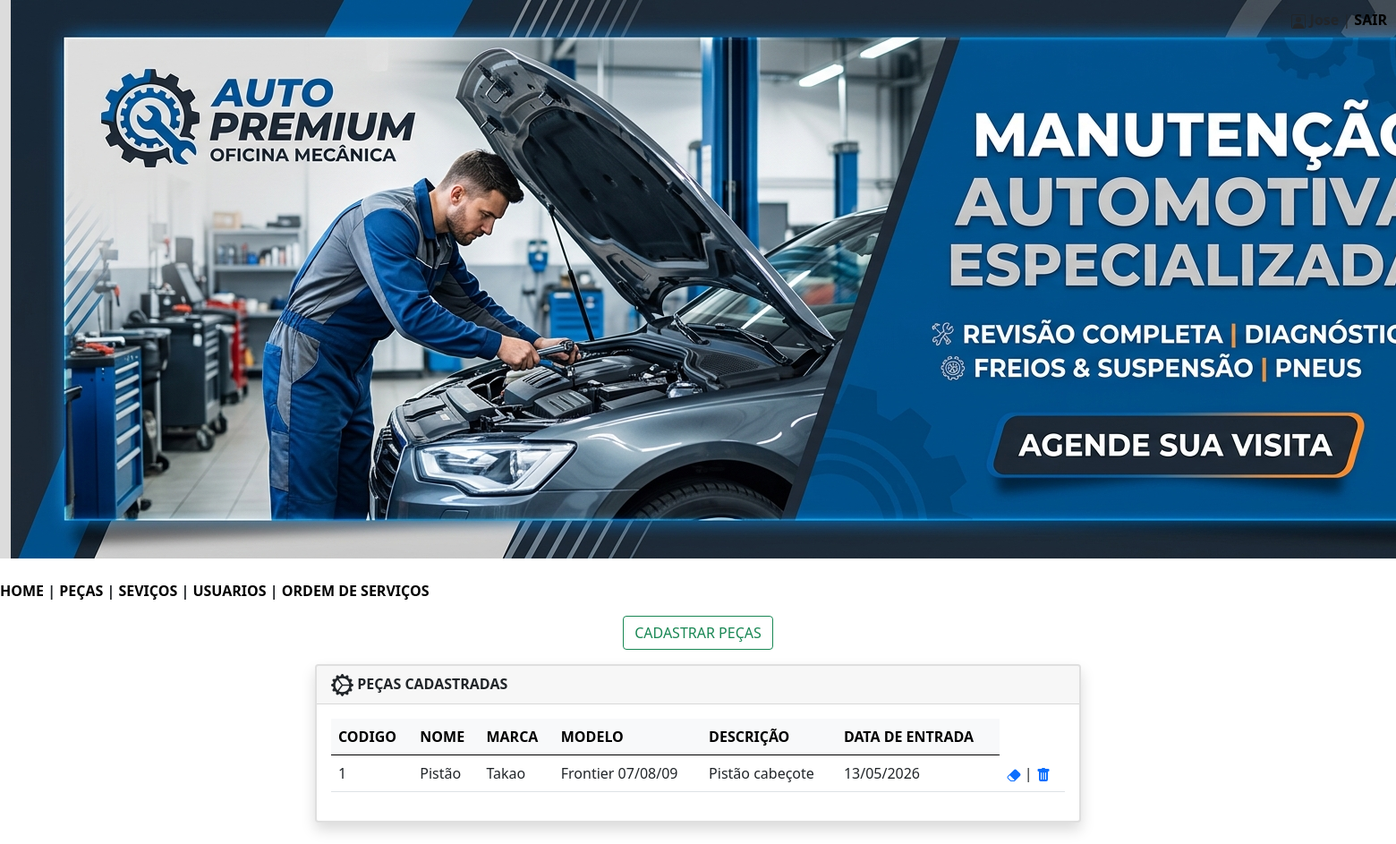
Before: /mecanica/pecas.php (signed in) with the older database file.
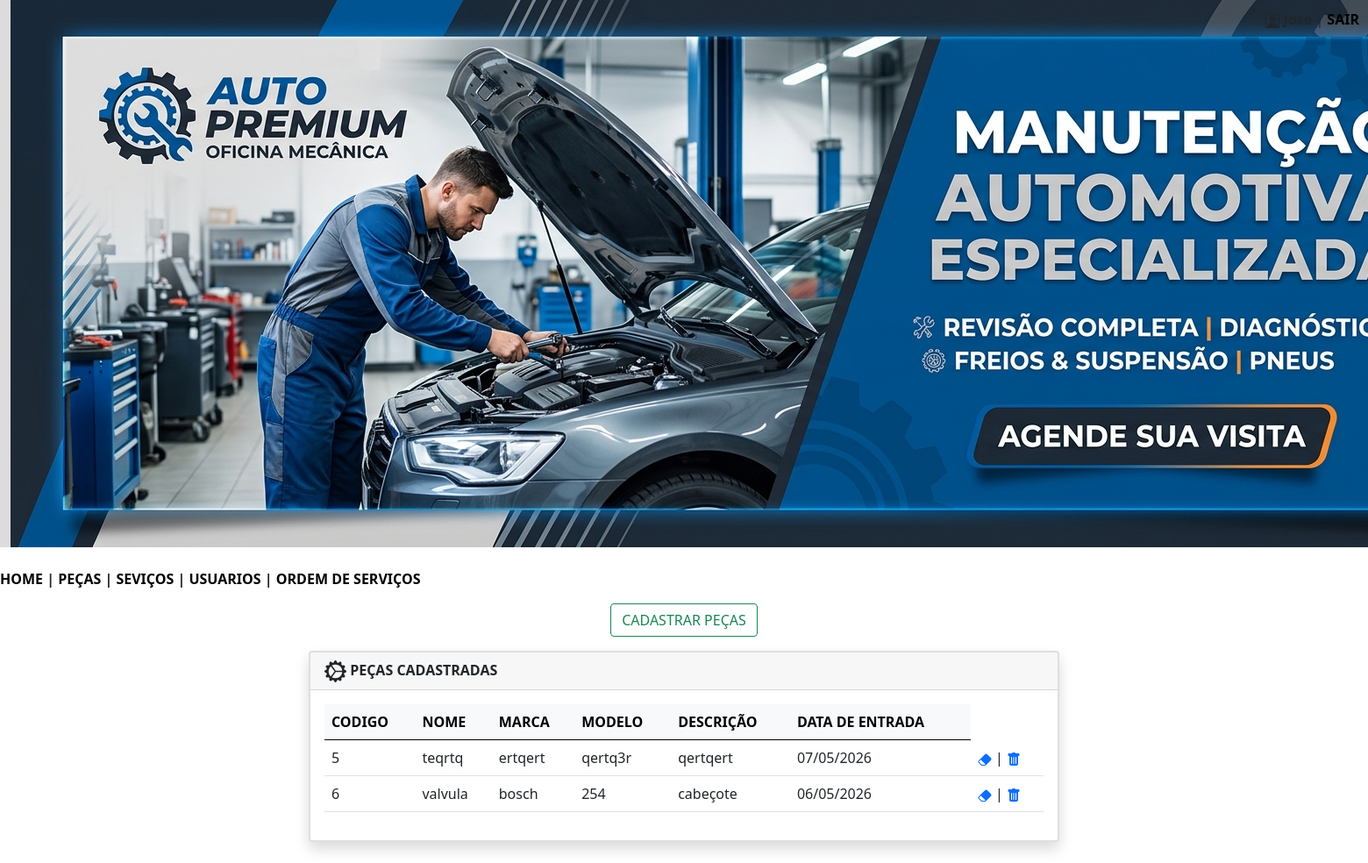
After: the same page with the newer database file.
### tables this page shows
CREATE TABLE `pecas` (
  `codigo` int(11) NOT NULL,
  `nome` varchar(300) NOT NULL,
  `marca` varchar(150) NOT NULL,
  `modelo` varchar(255) NOT NULL,
  `descricao` varchar(255) NOT NULL,
  `data_entrada` date NOT NULL
);

### mecanica/pecas.php (the view, shortened to what this page needs)
<?php
$nome = $_SESSION['nome'];
?>
<!DOCTYPE html>
<html lang="pt-br">
<head>
    <link href="https://cdn.jsdelivr.net/npm/bootstrap@5.0.2/dist/css/bootstrap.min.css" rel="stylesheet">
</head>
<body>
<div class="container-fluid" style="background-color:#DCDCDC; text-align:center; position:relative;">
    <img src="imagens/banner.png" alt="Logo">
    <div class="header" style="position:absolute; top:10px; right:10px;">
        <b><?= htmlspecialchars($nome) ?></b> |
        <a href="sair.php" style="color:black; text-decoration:none; font-weight:bold;">SAIR</a>
    </div>
</div>
<br/>
        <nav>
            <?php
                include 'menu.php';
            ?>
        </nav>
<div class="text-center my-3">
    <button type="button" class="btn btn-outline-success" data-bs-toggle="modal" data-bs-target="#exampleModal">
        CADASTRAR PEÇAS
    </button>
</div>
<div class="container">
    <div class="row justify-content-center">
        <div class="col-md-8 mb-4">
            <div class="card shadow border-2">
                <div class="card-header">
                    <b>PEÇAS CADASTRADAS</b>
                </div>
                <div class="card-body">
                    <?php
                    include 'conecta.php';
                    $sql = "SELECT codigo,nome,marca,modelo,descricao,DATE_FORMAT(data_entrada,'%d/%m/%Y') AS data_entrada FROM pecas ORDER BY nome;";
                    $consulta = $pdo->query($sql);
                    $listapecas = $consulta->fetchAll(PDO::FETCH_ASSOC);
                    if (count($listapecas) > 0) {
                        echo "<table class='table table-hover align-middle'>";
                        echo "<thead class='table-light'>
                                <tr>
                                    <th>CODIGO</th>
                                    <th>NOME</th>
                                    <th>MARCA</th>
                                    <th>MODELO</th>
                                    <th>DESCRIÇÃO</th>
                                    <th>DATA DE ENTRADA</th>
                                </tr>
                              </thead>";
                        echo "<tbody>";
                        foreach ($listapecas as $item) {
                            $codigo = $item['codigo'];
                            echo "<tr>";
                            echo "<td>" . htmlspecialchars($item['codigo']) . "</td>";
                            echo "<td>" . htmlspecialchars($item['nome']) . "</td>";
                            echo "<td>" . htmlspecialchars($item['marca']) . "</td>";
                            echo "<td>" . htmlspecialchars($item['modelo']) . "</td>";
                            echo "<td>" . htmlspecialchars($item['descricao']) . "</td>";
                            echo "<td>" . htmlspecialchars($item['data_entrada']) . "</td>";
                            echo "<td><a href='#' data-bs-toggle='modal' data-bs-target='#modalEditar' data-id='$codigo'><svg xmlns='http://www.w3.org/2000/svg' width='16' height='16' fill='currentColor' class='bi bi-eraser-fill' viewBox='0 0 16 16'>
                            <path d='M8.086 2.207a2 2 0 0 1 2.828 0l3.879 3.879a2 2 0 0 1 0 2.828l-5.5 5.5A2 2 0 0 1 7.879 15H5.12a2 2 0 0 1-1.414-.586l-2.5-2.5a2 2 0 0 1 0-2.828zm.66 11.34L3.453 8.254 1.914 9.793a1 1 0 0 0 0 1.414l2.5 2.5a1 1 0 0 0 .707.293H7.88a1 1 0 0 0 .707-.293z'/>
                          </svg></a> | <a href ='excluir_pecas.php?codigo=$codigo'><svg xmlns='http://www.w3.org/2000/svg' width='16' height='16' fill='currentColor' class='bi bi-trash-fill' viewBox='0 0 16 16'>
                            <path d='M2.5 1a1 1 0 0 0-1 1v1a1 1 0 0 0 1 1H3v9a2 2 0 0 0 2 2h6a2 2 0 0 0 2-2V4h.5a1 1 0 0 0 1-1V2a1 1 0 0 0-1-1H10a1 1 0 0 0-1-1H7a1 1 0 0 0-1 1zm3 4a.5.5 0 0 1 .5.5v7a.5.5 0 0 1-1 0v-7a.5.5 0 0 1 .5-.5M8 5a.5.5 0 0 1 .5.5v7a.5.5 0 0 1-1 0v-7A.5.5 0 0 1 8 5m3 .5v7a.5.5 0 0 1-1 0v-7a.5.5 0 0 1 1 0'/>
                          </svg></a></td>";
                            echo "</tr>";
                        }
                        echo "</tbody>";
                        echo "</table>";
                    } else {
                        echo "<p class='text-danger'><b>NÃO EXISTEM PEÇAS CADASTRADAS NO MOMENTO!</b></p>";
                    }
                    ?>
                </div>
            </div>
        </div>
    </div>
</div>
</body>
</html>

Changed rows visible on the page:
removed pecas: codigo "1", nome "Pistão", marca "Takao", modelo "Frontier 07/08/09", descricao "Pistão cabeçote", data_entrada "13/05/2026"
added pecas: codigo "5", nome "teqrtq", marca "ertqert", modelo "qertq3r", descricao "qertqert", data_entrada "07/05/2026"
added pecas: codigo "6", nome "valvula", marca "bosch", modelo "254", descricao "cabeçote", data_entrada "06/05/2026"
